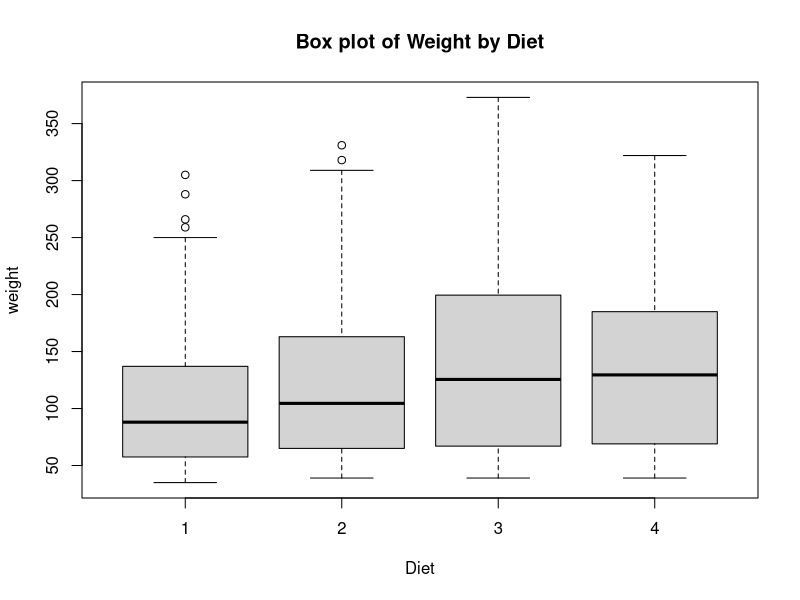
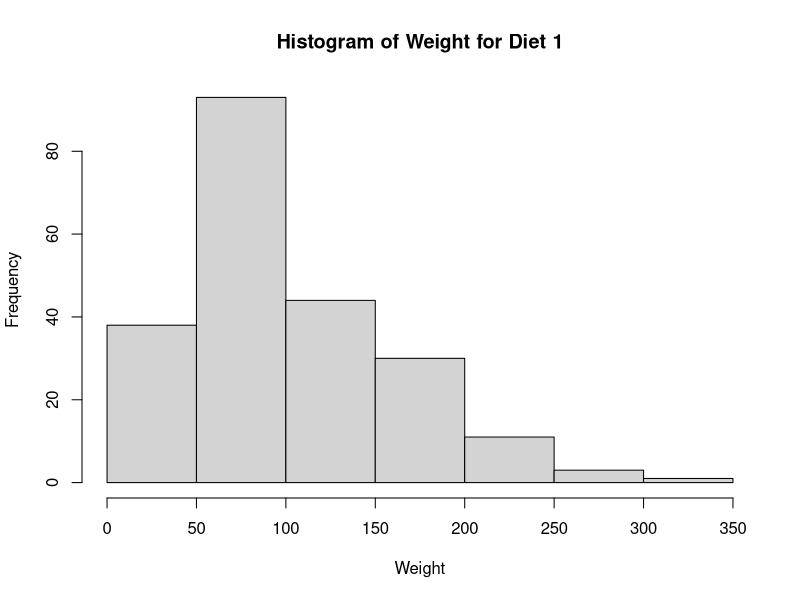
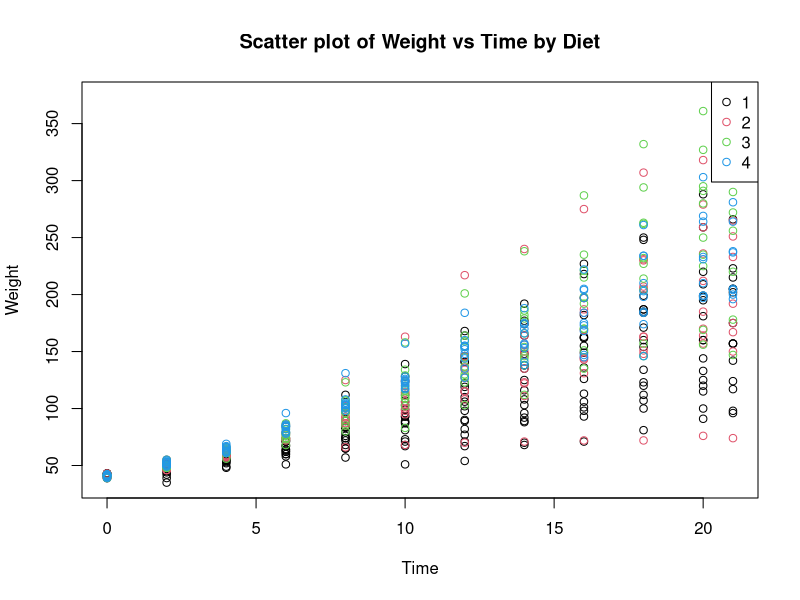

Write R code to recreate these figures, in order.



library(reshape2)
data("ChickWeight")
ordered_data <- ChickWeight[order(ChickWeight$weight), ]
last_6_records <- tail(ordered_data, 6)
melted_data <- melt(last_6_records, id.vars = c("Chick", "Time", "Diet"))
mean_weight_by_diet <- dcast(melted_data, Diet ~ variable, mean)
mode_weight_by_diet <- dcast(melted_data, Diet ~ variable, function(x) {
  ux <- unique(x)
  ux[which.max(tabulate(match(x, ux)))]
})
print("Last 6 records:")
print(last_6_records)
print("Mean weight grouped by Diet:")
print(mean_weight_by_diet)
print("Mode of weight grouped by Diet:")
print(mode_weight_by_diet)




library(datasets)
data("ChickWeight")
boxplot(weight ~ Diet, data = ChickWeight, main = "Box plot of Weight by Diet")
hist(ChickWeight$weight[ChickWeight$Diet == 1], 
     main = "Histogram of Weight for Diet 1", 
     xlab = "Weight")
plot(weight ~ Time, data = ChickWeight, col = Diet, 
     main = "Scatter plot of Weight vs Time by Diet",
     xlab = "Time",
     ylab = "Weight")
legend("topright", legend = levels(ChickWeight$Diet), col = 1:4, pch = 1)
Sys.sleep(10)